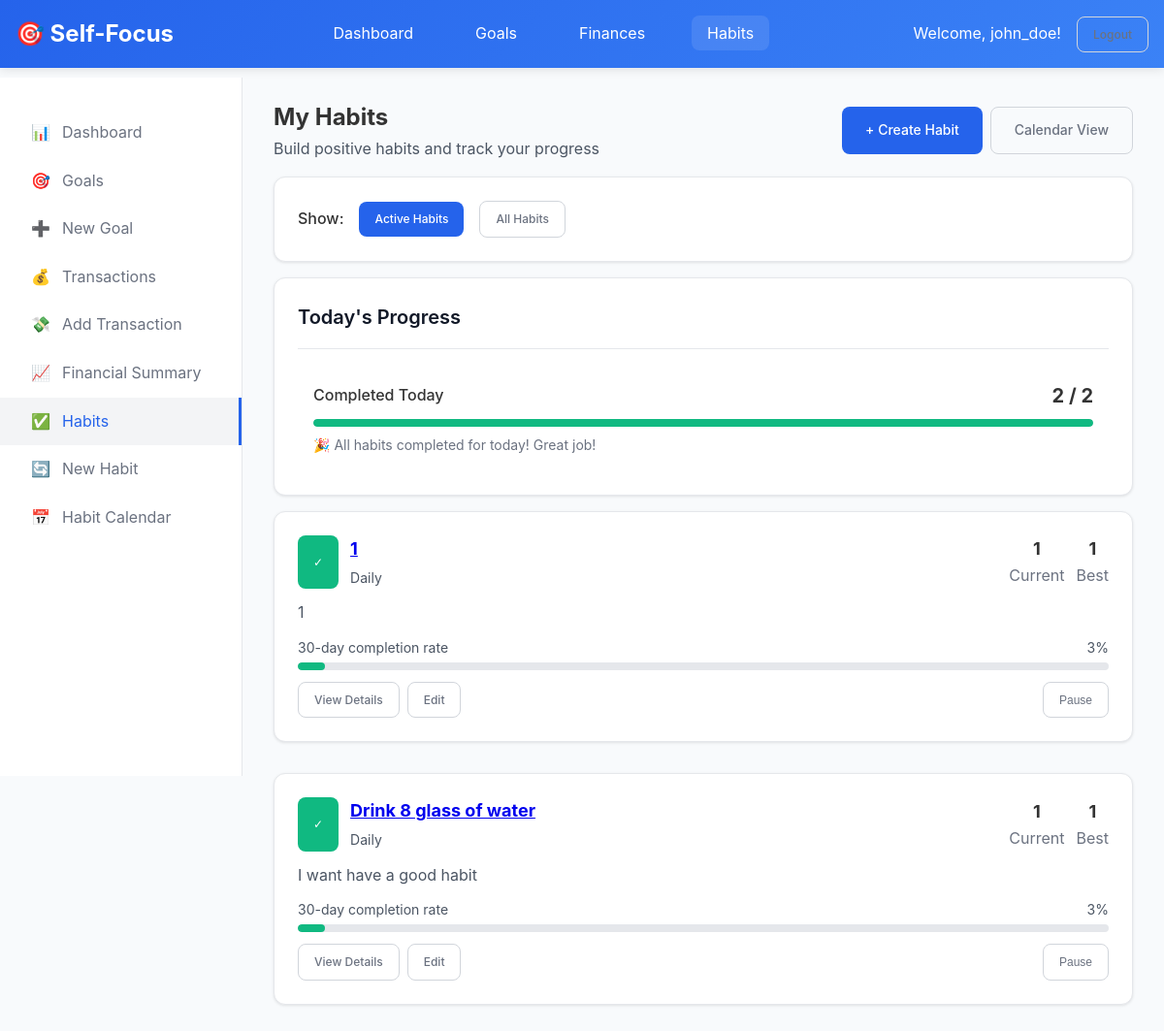
The app's page /habits/ (signed in) with its own data.
### app/models.py (models this page shows, shortened)
class User(UserMixin, db.Model):
    __tablename__ = 'users'
    id = db.Column(db.String(36), primary_key=True, default=lambda: str(uuid.uuid4()))
    username = db.Column(db.String(80), unique=True, nullable=False, index=True)
    email = db.Column(db.String(120), unique=True, nullable=False, index=True)
    password_hash = db.Column(db.String(255), nullable=False)
    created_at = db.Column(db.DateTime, default=datetime.utcnow)
    last_login = db.Column(db.DateTime)
    goals = db.relationship('Goal', backref='user', lazy=True, cascade='all, delete-orphan')
    transactions = db.relationship('Transaction', backref='user', lazy=True, cascade='all, delete-orphan')
    habits = db.relationship('Habit', backref='user', lazy=True, cascade='all, delete-orphan')
    categories = db.relationship('Category', backref='user', lazy=True, cascade='all, delete-orphan')

class Habit(db.Model):
    __tablename__ = 'habits'
    id = db.Column(db.String(36), primary_key=True, default=lambda: str(uuid.uuid4()))
    user_id = db.Column(db.String(36), db.ForeignKey('users.id'), nullable=False)
    name = db.Column(db.String(200), nullable=False)
    description = db.Column(db.Text)
    frequency = db.Column(db.Enum(HabitFrequency), default=HabitFrequency.DAILY)
    target_count = db.Column(db.Integer, default=1)
    current_streak = db.Column(db.Integer, default=0)
    longest_streak = db.Column(db.Integer, default=0)
    is_active = db.Column(db.Boolean, default=True)
    reminder_time = db.Column(db.Time)
    created_at = db.Column(db.DateTime, default=datetime.utcnow)
    habit_logs = db.relationship('HabitLog', backref='habit', lazy=True, cascade='all, delete-orphan')
    def get_completion_rate(self, days=30):
        from datetime import timedelta
        end_date = date.today()
        start_date = end_date - timedelta(days=days)
        total_days = days
        completed_days = HabitLog.query.filter(
            HabitLog.habit_id == self.id,
            HabitLog.date_completed.between(start_date, end_date)
        ).count()
        return (completed_days / total_days) * 100 if total_days > 0 else 0

### app/routes/habits.py (the view)
@habits_bp.route('/')
@login_required
def list_habits():
    active_only = request.args.get('active', 'true') == 'true'
    query = Habit.query.filter_by(user_id=current_user.id)
    if active_only:
        query = query.filter_by(is_active=True)
    habits = query.order_by(Habit.created_at.desc()).all()
    today = date.today()
    for habit in habits:
        habit.completed_today = HabitLog.query.filter_by(
            habit_id=habit.id,
            date_completed=today
        ).first() is not None
    return render_template('habits/list.html', habits=habits, active_only=active_only)

### templates/habits/list.html (shortened to what this page needs)
{% extends "base.html" %}
{% block content %}
<div class="d-flex justify-between align-center mb-4">
    <div>
        <h1 class="text-2xl font-bold">My Habits</h1>
        <p class="text-gray-600">Build positive habits and track your progress</p>
    </div>
    <div class="d-flex gap-2">
        <a href="{{ url_for('habits.create_habit') }}" class="btn btn-primary">+ Create Habit</a>
        <a href="{{ url_for('habits.calendar_view') }}" class="btn btn-outline">Calendar View</a>
    </div>
</div>
<div class="card mb-4">
    <div style="display: flex; align-items: center; gap: 1rem;">
        <span class="font-medium">Show:</span>
        <a href="{{ url_for('habits.list_habits', active='true') }}"
           class="btn {{ 'btn-primary' if active_only else 'btn-outline' }} btn-sm">
            Active Habits
        </a>
        <a href="{{ url_for('habits.list_habits', active='false') }}"
           class="btn {{ 'btn-outline' if active_only else 'btn-primary' }} btn-sm">
            All Habits
        </a>
    </div>
</div>
{% if active_only %}
<div class="card mb-4">
    <div class="card-header">
        <h3 class="card-title">Today's Progress</h3>
    </div>
    <div style="padding: 1rem;">
        {% set today_completed = habits|selectattr('completed_today')|list|length %}
        {% set total_active = habits|length %}
        <div class="d-flex justify-between align-center mb-2">
            <span class="font-medium">Completed Today</span>
            <span class="font-bold text-xl">{{ today_completed }} / {{ total_active }}</span>
        </div>
        <div class="progress mb-2">
            {% set completion_percentage = (today_completed / total_active * 100) if total_active > 0 else 0 %}
            <div class="progress-bar" style="width: {{ completion_percentage }}%;"></div>
        </div>
        <div class="text-sm text-gray-500">
            {% if completion_percentage == 100 %}
                🎉 All habits completed for today! Great job!
            {% elif completion_percentage >= 75 %}
                💪 Almost there! You're doing great!
            {% elif completion_percentage >= 50 %}
                👍 Good progress! Keep it up!
            {% else %}
                📝 You can do this! Start with one habit.
            {% endif %}
        </div>
    </div>
</div>
{% endif %}
{% if habits %}
    <div style="display: grid; gap: 1rem;">
        {% for habit in habits %}
        <div class="card habit-card" data-habit-id="{{ habit.id }}">
            <div class="d-flex justify-between align-center mb-3">
                <div class="d-flex align-items-center gap-3">
                    <button class="habit-toggle btn btn-sm {{ 'btn-success' if habit.completed_today else 'btn-outline' }}"
                            onclick="toggleHabit('{{ habit.id }}', this)"
                            {{ 'disabled' if not habit.is_active else '' }}>
                        {{ '✓' if habit.completed_today else '○' }}
                    </button>
                    <div>
                        <h3 class="text-lg font-bold mb-1">
                            <a href="{{ url_for('habits.view_habit', id=habit.id) }}" class="text-primary">{{ habit.name }}</a>
                        </h3>
                        <div class="text-sm text-gray-600">
                            {{ habit.frequency.value }}
                        </div>
                    </div>
                </div>
                <div class="d-flex align-items-center gap-3">
                    <div class="text-center">
                        <div class="text-lg font-bold">{{ habit.current_streak }}</div>
                        <div class="text-xs text-gray-500">Current</div>
                    </div>
                    <div class="text-center">
                        <div class="text-lg font-bold">{{ habit.longest_streak }}</div>
                        <div class="text-xs text-gray-500">Best</div>
                    </div>
                </div>
            </div>
            {% if habit.description %}
            <p class="text-gray-600 mb-3">{{ habit.description }}</p>
            {% endif %}
            {% set completion_rate = habit.get_completion_rate() %}
            <div class="mb-3">
                <div class="d-flex justify-between text-sm text-gray-600 mb-1">
                    <span>30-day completion rate</span>
                    <span>{{ "%.0f"|format(completion_rate) }}%</span>
                </div>
                <div class="progress">
                    <div class="progress-bar" style="width: {{ completion_rate }}%;"></div>
                </div>
            </div>
            <div class="d-flex justify-between align-items-center">
                <div class="d-flex gap-2">
                    <a href="{{ url_for('habits.view_habit', id=habit.id) }}" class="btn btn-outline btn-sm">View Details</a>
                    <a href="{{ url_for('habits.edit_habit', id=habit.id) }}" class="btn btn-outline btn-sm">Edit</a>
                </div>
                <div class="d-flex gap-2">
                    <button onclick="toggleHabitStatus('{{ habit.id }}', {{ 'false' if habit.is_active else 'true' }}, this)"
                            class="btn btn-outline btn-sm">
                        {{ 'Pause' if habit.is_active else 'Activate' }}
                    </button>
                </div>
            </div>
        </div>
        {% endfor %}
    </div>
{% endif %}
{% endblock %}

### templates/base.html (shortened to what this page needs)
<!DOCTYPE html>
<html lang="en">
  <head>
    <link
      rel="stylesheet"
      href="{{ url_for('static', filename='css/style.css') }}"
    />
  </head>
  <body>
    {% if current_user.is_authenticated %}
    <header class="header">
      <div class="container">
        <div class="logo">🎯 Self-Focus</div>
        <nav>
          <ul class="nav">
            <li>
              <a
                href="{{ url_for('main.dashboard') }}"
                class="{% if request.endpoint == 'main.dashboard' %}active{% endif %}"
                >Dashboard</a
              >
            </li>
            <li>
              <a
                href="{{ url_for('goals.list_goals') }}"
                class="{% if request.blueprint == 'goals' %}active{% endif %}"
                >Goals</a
              >
            </li>
            <li>
              <a
                href="{{ url_for('transactions.list_transactions') }}"
                class="{% if request.blueprint == 'transactions' %}active{% endif %}"
                >Finances</a
              >
            </li>
            <li>
              <a
                href="{{ url_for('habits.list_habits') }}"
                class="{% if request.blueprint == 'habits' %}active{% endif %}"
                >Habits</a
              >
            </li>
          </ul>
        </nav>
        <div class="user-menu">
          <span>Welcome, {{ current_user.username }}!</span>
          <a href="{{ url_for('auth.logout') }}" class="btn btn-outline btn-sm"
            >Logout</a
          >
        </div>
      </div>
    </header>
    <aside class="sidebar" id="sidebar">
      <ul>
        <li>
          <a
            href="{{ url_for('main.dashboard') }}"
            class="{% if request.endpoint == 'main.dashboard' %}active{% endif %}"
          >
            <span class="icon">📊</span> Dashboard
          </a>
        </li>
        <li>
          <a
            href="{{ url_for('goals.list_goals') }}"
            class="{% if request.blueprint == 'goals' and request.endpoint != 'goals.create_goal' %}active{% endif %}"
          >
            <span class="icon">🎯</span> Goals
          </a>
        </li>
        <li>
          <a
            href="{{ url_for('goals.create_goal') }}"
            class="{% if request.endpoint == 'goals.create_goal' %}active{% endif %}"
          >
            <span class="icon">➕</span> New Goal
          </a>
        </li>
        <li>
          <a
            href="{{ url_for('transactions.list_transactions') }}"
            class="{% if request.blueprint == 'transactions' and request.endpoint not in ['transactions.create_transaction', 'transactions.summary'] %}active{% endif %}"
          >
            <span class="icon">💰</span> Transactions
          </a>
        </li>
        <li>
          <a
            href="{{ url_for('transactions.create_transaction') }}"
            class="{% if request.endpoint == 'transactions.create_transaction' %}active{% endif %}"
          >
            <span class="icon">💸</span> Add Transaction
          </a>
        </li>
        <li>
          <a
            href="{{ url_for('transactions.summary') }}"
            class="{% if request.endpoint == 'transactions.summary' %}active{% endif %}"
          >
            <span class="icon">📈</span> Financial Summary
          </a>
        </li>
        <li>
          <a
            href="{{ url_for('habits.list_habits') }}"
            class="{% if request.blueprint == 'habits' and request.endpoint not in ['habits.create_habit', 'habits.calendar_view'] %}active{% endif %}"
          >
            <span class="icon">✅</span> Habits
          </a>
        </li>
        <li>
          <a
            href="{{ url_for('habits.create_habit') }}"
            class="{% if request.endpoint == 'habits.create_habit' %}active{% endif %}"
          >
            <span class="icon">🔄</span> New Habit
          </a>
        </li>
        <li>
          <a
            href="{{ url_for('habits.calendar_view') }}"
            class="{% if request.endpoint == 'habits.calendar_view' %}active{% endif %}"
          >
            <span class="icon">📅</span> Habit Calendar
          </a>
        </li>
      </ul>
    </aside>
    <main class="main-content">
       {% block content %}{% endblock %}
    </main>
    {% else %}
    {% block auth_content %}{% endblock %} {% endif %}
  </body>
</html>

### static/css/style.css (style rules this page uses)
* { margin: 0; padding: 0; box-sizing: border-box; }
body { font-family: -apple-system, BlinkMacSystemFont, 'Segoe UI', Roboto, 'Helvetica Neue', Arial, sans-serif; line-height: 1.6; color: #333; background-color: #f8fafc; }
.container { max-width: 1200px; margin: 0 auto; padding: 0 1rem; }
.header { background: linear-gradient(135deg, #2563eb 0%, #3b82f6 100%); color: white; padding: 1rem 0; box-shadow: 0 2px 10px rgba(0,0,0,0.1); }
.header .container { display: flex; justify-content: space-between; align-items: center; }
.header .logo { font-size: 1.5rem; font-weight: bold; }
.header .nav { display: flex; list-style: none; gap: 2rem; }
.header .nav a { color: white; text-decoration: none; padding: 0.5rem 1rem; border-radius: 0.5rem; transition: background-color 0.2s; }
.header .nav a:hover, .header .nav a.active { background-color: rgba(255,255,255,0.1); }
.header .user-menu { display: flex; align-items: center; gap: 1rem; }
.sidebar { background: white; height: calc(100vh - 80px); width: 250px; position: fixed; left: 0; top: 80px; border-right: 1px solid #e5e7eb; padding: 2rem 0; overflow-y: auto; }
.sidebar ul { list-style: none; }
.sidebar a { display: flex; align-items: center; padding: 0.75rem 2rem; color: #6b7280; text-decoration: none; transition: all 0.2s; border-right: 3px solid transparent; }
.sidebar a:hover, .sidebar a.active { background-color: #f3f4f6; color: #2563eb; border-right-color: #2563eb; }
.sidebar .icon { margin-right: 0.75rem; width: 20px; text-align: center; }
.main-content { margin-left: 250px; padding: 2rem; min-height: calc(100vh - 80px); }
.card { background: white; border-radius: 0.75rem; box-shadow: 0 1px 3px rgba(0,0,0,0.1); padding: 1.5rem; margin-bottom: 1rem; border: 1px solid #e5e7eb; }
.card-header { display: flex; justify-content: space-between; align-items: center; margin-bottom: 1rem; padding-bottom: 1rem; border-bottom: 1px solid #e5e7eb; }
.card-title { font-size: 1.25rem; font-weight: 600; color: #111827; }
.btn { display: inline-flex; align-items: center; justify-content: center; padding: 0.75rem 1.5rem; border-radius: 0.5rem; font-size: 0.875rem; font-weight: 500; text-decoration: none; border: none; cursor: pointer; transition: all 0.2s; gap: 0.5rem; }
.btn-primary { background-color: #2563eb; color: white; }
.btn-success { background-color: #10b981; color: white; }
.btn-outline { background-color: transparent; color: #6b7280; border: 1px solid #d1d5db; }
.btn-sm { padding: 0.5rem 1rem; font-size: 0.75rem; }
.progress { background-color: #e5e7eb; border-radius: 9999px; height: 0.5rem; overflow: hidden; }
.progress-bar { height: 100%; border-radius: inherit; background-color: #10b981; transition: width 0.3s ease; }
.text-center { text-align: center; }
.text-sm { font-size: 0.875rem; }
.text-lg { font-size: 1.125rem; }
.text-xl { font-size: 1.25rem; }
.text-2xl { font-size: 1.5rem; }
.font-bold { font-weight: bold; }
.font-medium { font-weight: 500; }
.text-gray-500 { color: #6b7280; }
.text-gray-600 { color: #4b5563; }
.mb-1 { margin-bottom: 0.25rem; }
.mb-2 { margin-bottom: 0.5rem; }
.mb-3 { margin-bottom: 0.75rem; }
.mb-4 { margin-bottom: 1rem; }
.d-flex { display: flex; }
.justify-between { justify-content: space-between; }
.align-center { align-items: center; }
.gap-2 { gap: 0.5rem; }
.gap-3 { gap: 0.75rem; }
.sidebar ul li a { transition: all 0.3s ease; }

### records on screen
User: username "john_doe"
Habit: completed_today "✓", name "1", frequency.value "Daily", current_streak "1", longest_streak "1", description "1", completion_rate "3", {{ completion_rate }} 3.3333333333333335 (drawn), is_active "Pause"
Habit: completed_today "✓", name "Drink 8 glass of water", frequency.value "Daily", current_streak "1", longest_streak "1", description "I want have a good habit", completion_rate "3", {{ completion_rate }} 3.3333333333333335 (drawn), is_active "Pause"

### other values on screen
{{ today_completed }} "2"
{{ total_active }} "2"
